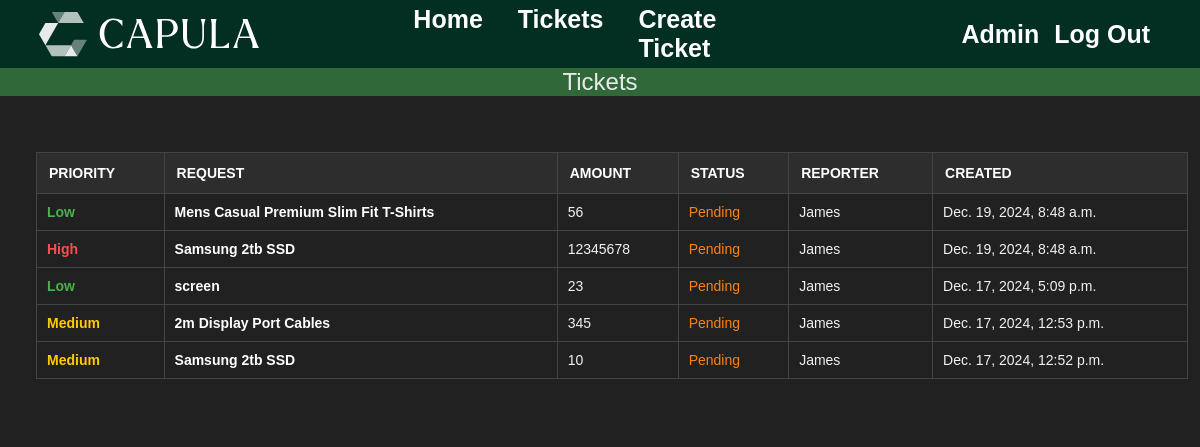
The page /inventory/ (signed in) on the database as committed earlier.
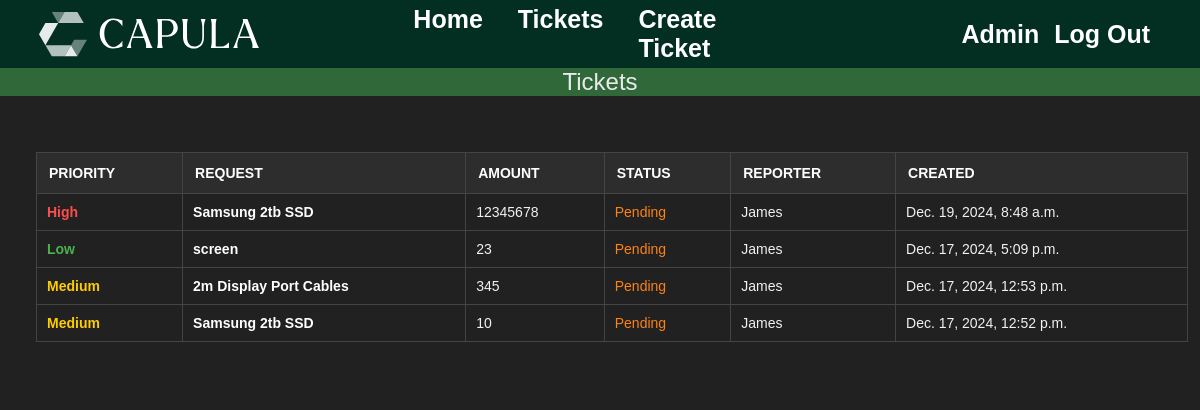
The same page on the database as committed later.
### inventory/models.py (models this page shows, shortened)
class Stock(models.Model): # Stock is the name of the model
    id = models.AutoField(primary_key=True)
    name = models.CharField(max_length=75)
    description = models.TextField(max_length=500, blank=True, null=True)
    amount = models.DecimalField(
        max_digits=10,
        decimal_places=0
    )
    IMPORTANCE_CHOICES = [
        ('Low', 'Low'),
        ('Medium', 'Medium'),
        ('High', 'High'),
    ]
    importance = models.CharField(max_length=6, choices=IMPORTANCE_CHOICES, default='Low')
    STATUS_CHOICES = [
        ('Ordered', 'Ordered'),
        ('Denied', 'Denied'),
        ('Pending', 'Pending'),
    ]
    status = models.CharField(max_length=7, choices=STATUS_CHOICES, default='Pending')
    createdAt = models.DateTimeField(auto_now_add=True)
    banner = models.ImageField(default='fallback.png',null=True, blank=True)  # Pillow installed first using terminal
    createdBy = models.ForeignKey(User, on_delete=models.CASCADE, default=None) # this means should the user be deleted so will their posts
    slug = models.SlugField(unique=True, blank=True)

### inventory/views.py (the view)
# urls.py: path('', views.stock_list, name = "list"), #this is the name of our link see layout.html
@login_required(login_url="/users/login/")
def stock_list(request):
    inventory = Stock.objects.all().order_by('-createdAt') # orders in a decending order of date
    return render(request, 'inventory/stock_list.html', { 'inventory': inventory }) # links to the folder and then the page in order

### inventory/templates/inventory/stock_list.html (shortened to what this page needs)
{% extends 'layout.html' %}
{% block content %}
<section>
    <nav class='tickets-nav-bar-body'>
        <ul class='tickets-nav-bar-list'>
            <li class='tickets-nav-bar-text'>Tickets<li>
        </ul>
    </nav>
    {% if inventory %}
       <section class='table-section'>
            <table class="stock">
                <thead>
                    <tr>
                        <th>Priority</th>
                        <th>Request</th>
                        <th>Amount</th>
                        <th>Status</th>
                        <th>Reporter</th>
                        <th>Created</th>
                    </tr>
                <thead>
                <tbody>
                    {% for stock in inventory %}
                        <tr>
                            <td class="
                                {% if stock.importance == 'High' %}priority-high
                                {% elif stock.importance == 'Medium' %}priority-medium
                                {% elif stock.importance == 'Low' %}priority-low
                                {% endif %}
                            ">
                                {{ stock.importance }}
                            </td>
                            <td>
                                <a class='stock-link' href="{% url 'inventory:page' slug=stock.slug %}">
                                {{ stock.name }}
                                </a>
                            </td>
                            <td>{{ stock.amount }}</td>
                            <td class="
                                {% if stock.status == 'Pending' %}status-pending
                                {% elif stock.status == 'Ordered' %}status-ordered
                                {% elif stock.status == 'Denied' %}status-denied
                                {% elif stock.status == 'Delivered' %}status-delivered
                                {% endif %}      \
                            ">
                                {{ stock.status }}
                            </td>
                            <td>{{ stock.createdBy }}</td>
                            <td>{{ stock.createdAt }}</td>
                        </tr>
                    {% endfor %}
                    </tbody>
            </table>
        </section>
    {% else %}
        <p class='no-reqs'>No requests have been made.</p>
    {% endif %}
</section>
{% endblock %}

Rows that differ between the two databases and show on the page:
removed Stock: importance "Low", name "Mens Casual Premium Slim Fit T-Shirts", amount "56", status "Pending", createdBy "James", createdAt "Dec. 19, 2024, 8:48 a.m."
